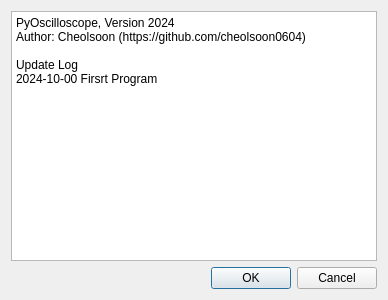
<?xml version="1.0" encoding="UTF-8"?>
<ui version="4.0">
 <class>Dialog</class>
 <widget class="QDialog" name="Dialog">
  <property name="geometry">
   <rect>
    <x>0</x>
    <y>0</y>
    <width>388</width>
    <height>300</height>
   </rect>
  </property>
  <property name="windowTitle">
   <string>Dialog</string>
  </property>
  <layout class="QGridLayout" name="gridLayout">
   <item row="1" column="0">
    <widget class="QDialogButtonBox" name="buttonBox">
     <property name="orientation">
      <enum>Qt::Horizontal</enum>
     </property>
     <property name="standardButtons">
      <set>QDialogButtonBox::Cancel|QDialogButtonBox::Ok</set>
     </property>
    </widget>
   </item>
   <item row="0" column="0">
    <widget class="QTextBrowser" name="textBrowser">
     <property name="html">
      <string>&lt;!DOCTYPE HTML PUBLIC &quot;-//W3C//DTD HTML 4.0//EN&quot; &quot;http://www.w3.org/TR/REC-html40/strict.dtd&quot;&gt;
&lt;html&gt;&lt;head&gt;&lt;meta name=&quot;qrichtext&quot; content=&quot;1&quot; /&gt;&lt;style type=&quot;text/css&quot;&gt;
p, li { white-space: pre-wrap; }
&lt;/style&gt;&lt;/head&gt;&lt;body style=&quot; font-family:'Gulim'; font-size:9pt; font-weight:400; font-style:normal;&quot;&gt;
&lt;p style=&quot; margin-top:0px; margin-bottom:0px; margin-left:0px; margin-right:0px; -qt-block-indent:0; text-indent:0px;&quot;&gt;PyOscilloscope, Version 2024&lt;/p&gt;
&lt;p style=&quot; margin-top:0px; margin-bottom:0px; margin-left:0px; margin-right:0px; -qt-block-indent:0; text-indent:0px;&quot;&gt;Author: Cheolsoon (https://github.com/cheolsoon0604)&lt;/p&gt;
&lt;p style=&quot;-qt-paragraph-type:empty; margin-top:0px; margin-bottom:0px; margin-left:0px; margin-right:0px; -qt-block-indent:0; text-indent:0px;&quot;&gt;&lt;br /&gt;&lt;/p&gt;
&lt;p style=&quot; margin-top:0px; margin-bottom:0px; margin-left:0px; margin-right:0px; -qt-block-indent:0; text-indent:0px;&quot;&gt;Update Log&lt;/p&gt;
&lt;p style=&quot; margin-top:0px; margin-bottom:0px; margin-left:0px; margin-right:0px; -qt-block-indent:0; text-indent:0px;&quot;&gt;2024-10-00 Firsrt Program&lt;/p&gt;
&lt;p style=&quot;-qt-paragraph-type:empty; margin-top:0px; margin-bottom:0px; margin-left:0px; margin-right:0px; -qt-block-indent:0; text-indent:0px;&quot;&gt;&lt;br /&gt;&lt;/p&gt;&lt;/body&gt;&lt;/html&gt;</string>
     </property>
    </widget>
   </item>
  </layout>
 </widget>
 <resources/>
 <connections>
  <connection>
   <sender>buttonBox</sender>
   <signal>accepted()</signal>
   <receiver>Dialog</receiver>
   <slot>accept()</slot>
   <hints>
    <hint type="sourcelabel">
     <x>248</x>
     <y>254</y>
    </hint>
    <hint type="destinationlabel">
     <x>157</x>
     <y>274</y>
    </hint>
   </hints>
  </connection>
  <connection>
   <sender>buttonBox</sender>
   <signal>rejected()</signal>
   <receiver>Dialog</receiver>
   <slot>reject()</slot>
   <hints>
    <hint type="sourcelabel">
     <x>316</x>
     <y>260</y>
    </hint>
    <hint type="destinationlabel">
     <x>286</x>
     <y>274</y>
    </hint>
   </hints>
  </connection>
 </connections>
</ui>
